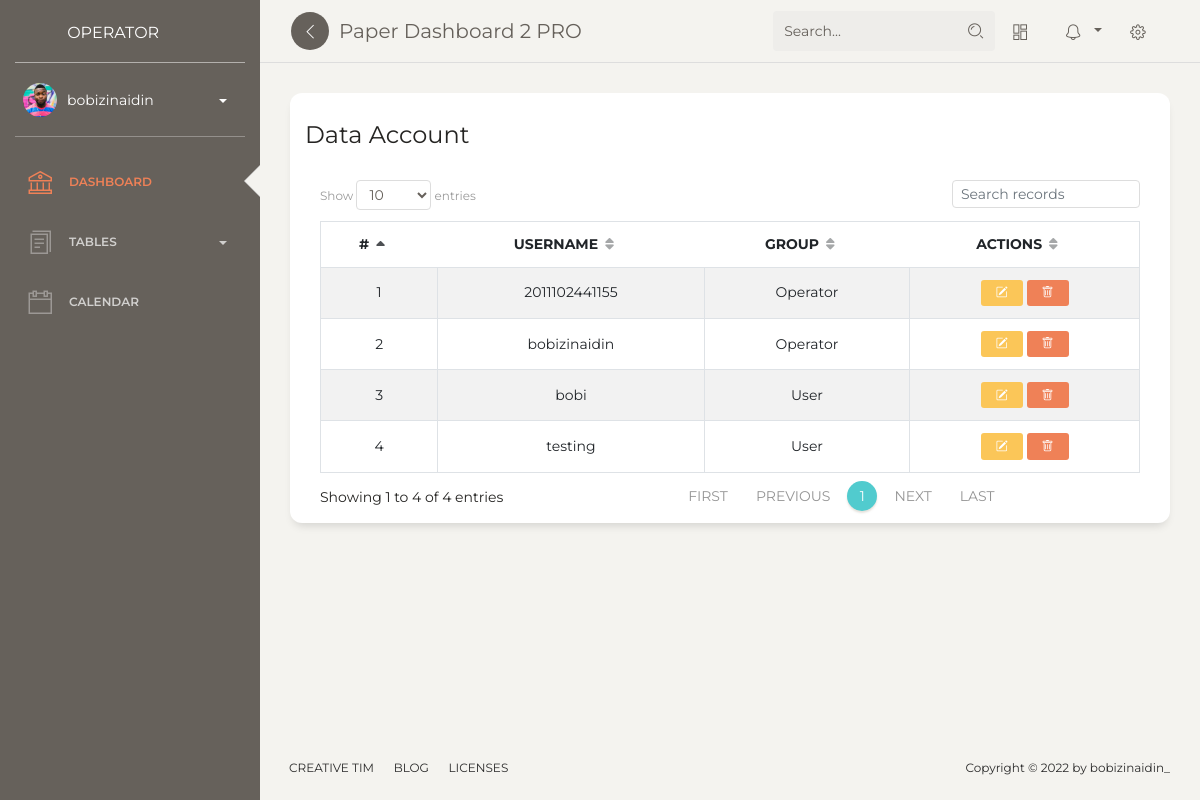
Screenshot of /dashboard/account/ (signed in) with the database file from the repository.
### pengguna/models.py (models this page shows, shortened)
class TAccount(models.Model):
    list_user = models.OneToOneField(User, on_delete=models.CASCADE)
    list_group = models.ForeignKey(TGroup, on_delete=models.CASCADE)
    class Meta:
        verbose_name_plural = "Account"

class TGroup(models.Model):
    name = models.CharField(max_length=1000)
    def __str__(self):
        return "{}".format(self.name)
    class Meta:
        verbose_name_plural = "Group"

### pengguna/views.py (the view)
# urls.py: path('account/', TabelAccount, name='account'),
@user_passes_test(is_operator)
@login_required
def TabelAccount(request):
    list_account = TAccount.objects.all()
    template_name= 'back/Tabel_account/TAccount.html'
    list_user = User.objects.all()
    context = {
        'title': 'ini halaman Tabel Operator',
        'account': list_account
    }
    return render(request, template_name, context)

### pengguna/views.py (called while the page is built)
def is_operator(user):
    if user.groups.filter(name='Operator').exists():
        return True
    else:
        return False

### templates/back/Tabel_account/TAccount.html
{% extends 'back/base.html' %}
{% load static %}
{% block content %}
<div class="content">
    <div class="row">
        <div class="col-md-12">
            <div class="card">
                <div class="card-header">
                    <h4 class="card-title">Data Account</h4>
                </div>
                <div class="card-body">
                    <table id="datatable" class="table table-striped table-bordered" cellspacing="0" width="100%">
                        <thead>
                            <tr>
                                <th class="text-center">#</th>
                                <th class="text-center">Username</th>
                                <th class="text-center">Group</th>
                                {% if request.session.is_operator == 'operator' %}
                                <th class="text-center">Actions</th>
                                {% endif %}
                            </tr>
                        </thead>
                        <tbody>
                            {% for i in account %}
                            <tr>
                                <td class="text-center" scope="row">{{forloop.counter}}</td>
                                <td class="text-center">{{i.list_user}}</td>
                                <td class="text-center">{{i.list_group}}</td>
                                {% if request.session.is_operator == 'operator' %}
                                <td class="text-center">
                                    <a href="{% url 'edit_account' i.id %}" class="btn btn-sm btn-warning"><i
                                            class="bi bi-pencil-square"></i></a>
                                    <a onclick="alert('Anda yakin menghapus data?')"
                                        href="{% url 'delete_account' i.id %}" class="btn btn-sm btn-danger">
                                        <i class="bi bi-trash"></i></a>
                                </td>
                                {% endif %}
                            </tr>
                            {% endfor %}
                        </tbody>
                    </table>
                </div>
            </div>
        </div>
    </div>
</div>
{% endblock content %}

### templates/back/base.html (shortened to what this page needs)
{% load static %}
<!DOCTYPE html>
<html lang="en">
<head>
  <link rel="stylesheet" href="https://cdn.jsdelivr.net/npm/bootstrap-icons@1.10.2/font/bootstrap-icons.css">
  <link href="https://maxcdn.bootstrapcdn.com/font-awesome/latest/css/font-awesome.min.css" rel="stylesheet">
  <link href="{% static 'back/css/bootstrap.min.css' %}" rel="stylesheet" />
  <link href="{% static 'back/css/paper-dashboard.css' %}?v=2.1.1" rel="stylesheet" />
  <link href="{% static 'back/demo/demo.css' %}" rel="stylesheet" />
</head>
<body class="">
  <div class="wrapper ">
    <div class="sidebar" data-color="default" data-active-color="danger">
      <div class="logo">
        {% if request.session.is_operator == 'operator' %}
        <a href="{% url 'dashboard' %}" class="simple-text logo-normal">
          Operator
        </a>
        {% endif %}
      </div>
      <div class="sidebar-wrapper">
        <div class="user">
          <div class="photo">
            <img src="{% static 'back/img/faces/ayo-ogunseinde-2.jpg' %}" />
          </div>
          <div class="info">
            <a data-toggle="collapse" href="#collapseExample" class="collapsed">
              <span>
                {{request.user}}
                <b class="caret"></b>
              </span>
            </a>
          </div>
        </div>
        <ul class="nav">
          <li class="active">
            <a href="{% url 'dashboard' %}">
              <i class="nc-icon nc-bank"></i>
              <p>Dashboard</p>
            </a>
          </li>
          <li>
            <a data-toggle="collapse" href="#tablesExamples">
              <i class="nc-icon nc-single-copy-04"></i>
              <p>
                Tables <b class="caret"></b>
              </p>
            </a>
          </li>
          <li>
            <a href="{% url 'calendar' %}">
              <i class="nc-icon nc-calendar-60"></i>
              <p>Calendar</p>
            </a>
          </li>
        </ul>
      </div>
    </div>
    <div class="main-panel">
      <nav class="navbar navbar-expand-lg navbar-absolute fixed-top navbar-transparent">
        <div class="container-fluid">
          <div class="navbar-wrapper">
            <div class="navbar-minimize">
              <button id="minimizeSidebar" class="btn btn-icon btn-round">
                <i class="nc-icon nc-minimal-left text-center visible-on-sidebar-regular"></i>
              </button>
            </div>
            <a class="navbar-brand" href="javascript:;">Paper Dashboard 2 PRO</a>
          </div>
          <div class="collapse navbar-collapse justify-content-end" id="navigation">
            <form>
              <div class="input-group no-border">
                <input type="text" value="" class="form-control" placeholder="Search...">
                <div class="input-group-append">
                  <div class="input-group-text">
                    <i class="nc-icon nc-zoom-split"></i>
                  </div>
                </div>
              </div>
            </form>
            <ul class="navbar-nav">
              <li class="nav-item">
                <a class="nav-link btn-magnify" href="javascript:;">
                  <i class="nc-icon nc-layout-11"></i>
                </a>
              </li>
              <li class="nav-item btn-rotate dropdown">
                <a class="nav-link dropdown-toggle" href="http://example.com" id="navbarDropdownMenuLink"
                  data-toggle="dropdown" aria-haspopup="true" aria-expanded="false">
                  <i class="nc-icon nc-bell-55"></i>
                </a>
              </li>
              <li class="nav-item">
                <a class="nav-link btn-rotate" href="javascript:;">
                  <i class="nc-icon nc-settings-gear-65"></i>
                </a>
              </li>
            </ul>
          </div>
        </div>
      </nav>
      {% block content %}
      {% endblock content %}
      <footer class="footer footer-black  footer-white ">
        <div class="container-fluid">
          <div class="row">
            <nav class="footer-nav">
              <ul>
                <li><a href="https://www.creative-tim.com" target="_blank">Creative Tim</a></li>
                <li><a href="{% url 'berita' %}" target="_blank">Blog</a></li>
                <li><a href="https://www.creative-tim.com/license" target="_blank">Licenses</a></li>
              </ul>
            </nav>
            <div class="credits ml-auto">
              <span class="copyright">
                Copyright ©
                 by bobizinaidin_
              </span>
            </div>
          </div>
        </div>
      </footer>
    </div>
  </div>
</body>
</html>

### rows the page displays
TAccount: list_user "2011102441155", list_group "Operator"
TAccount: list_user "bobizinaidin", list_group "Operator"
TAccount: list_user "bobi", list_group "User"
TAccount: list_user "testing", list_group "User"

### other values shown
{{ request.user }} "bobizinaidin"
